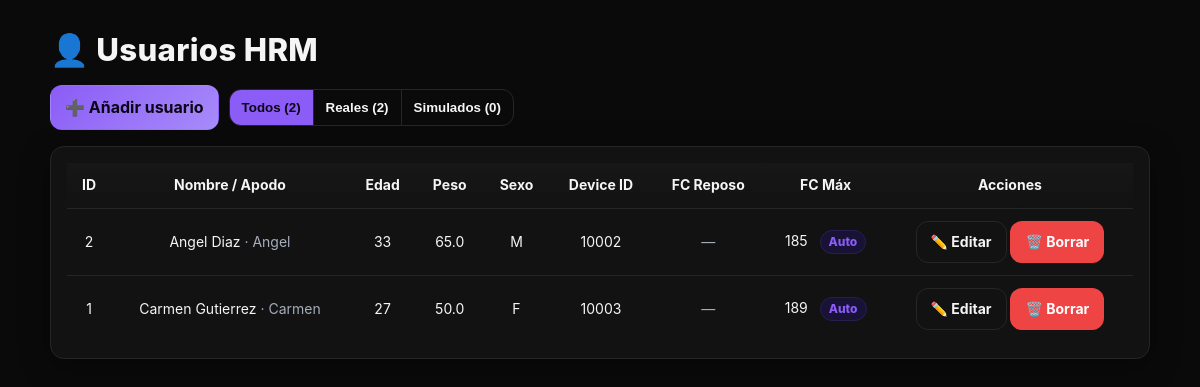
The app's page /users, older data.
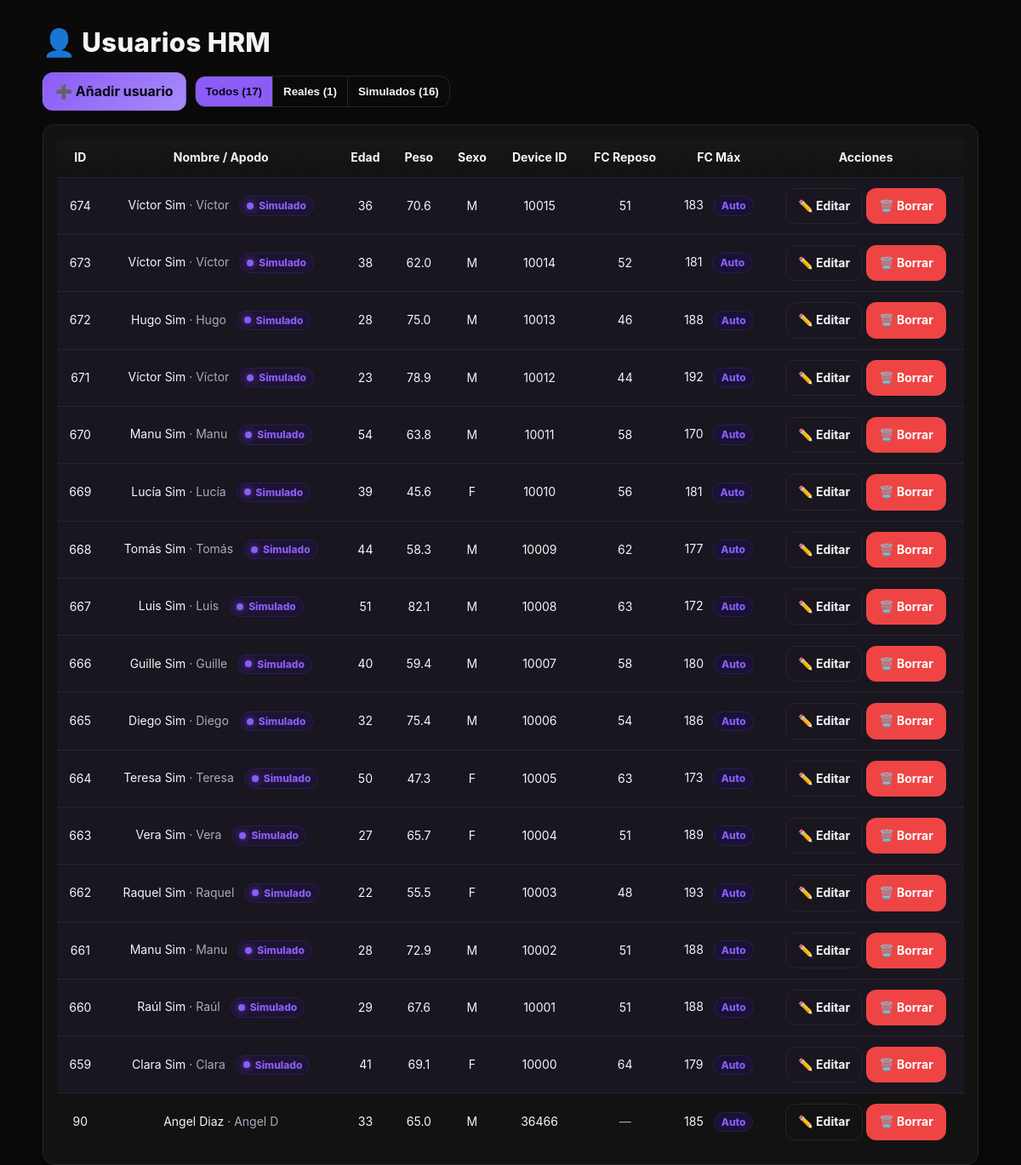
The same page, newer data.
### tables this page shows
CREATE TABLE users (
  id INTEGER PRIMARY KEY AUTOINCREMENT,
  nombre    TEXT NOT NULL,
  apellido  TEXT NOT NULL,
  apodo     TEXT NOT NULL,
  edad      INTEGER,
  peso      REAL,
  device_id INTEGER UNIQUE,
  sexo      TEXT,     -- 'M' o 'F'
  hr_rest   INTEGER,  -- FC en reposo (opcional)
  is_sim    INTEGER DEFAULT 0  -- 0=real, 1=simulado
, hr_max INTEGER);

### hr_server.py (the view)
@app.route("/users")
def users_list():
    users = db.list_users()
    return render_template("users.html", users=users)

### db.py (called while the page is built)
@contextmanager
def get_conn():
    DB_PATH.parent.mkdir(parents=True, exist_ok=True)
    conn = sqlite3.connect(DB_PATH)
    try:
        yield conn
    finally:
        conn.close()

def _ensure_schema():
    with get_conn() as conn:
        conn.execute(SCHEMA)
        cols = {r[1] for r in conn.execute("PRAGMA table_info(users)").fetchall()}
        if "sexo" not in cols:
            conn.execute("ALTER TABLE users ADD COLUMN sexo TEXT")
        if "hr_rest" not in cols:
            conn.execute("ALTER TABLE users ADD COLUMN hr_rest INTEGER")
        if "hr_max" not in cols:
            conn.execute("ALTER TABLE users ADD COLUMN hr_max INTEGER")
        if "is_sim" not in cols:
            conn.execute("ALTER TABLE users ADD COLUMN is_sim INTEGER DEFAULT 0")
        if "dob" not in cols:
            conn.execute("ALTER TABLE users ADD COLUMN dob TEXT")
        if "hr_max_auto" not in cols:
            conn.execute("ALTER TABLE users ADD COLUMN hr_max_auto INTEGER DEFAULT 1")
        conn.execute(IDX)
        conn.commit()

### hr_server.py (called while the page is built, shortened)
def age_from_dob(dob_str):
    if not dob_str:
        return None

def tanaka_from_dob(dob_str):
    a = age_from_dob(dob_str)
    return tanaka_from_age(a)

### templates/users.html (shortened to what this page needs)
<!doctype html>
<html lang="es">
<head>
  <link rel="stylesheet" href="/static/brand.css">
</head>
<body>
  <div class="wrap">
    <h1>👤 Usuarios HRM</h1>
    <div class="toolbar">
      <a class="btn btn-accent" href="{{ url_for('add_user') }}">➕ Añadir usuario</a>
      <div class="filters" role="group" aria-label="Filtro">
        <button type="button" class="active" data-filter="all" id="btn-all">Todos (0)</button>
        <button type="button" data-filter="real" id="btn-real">Reales (0)</button>
        <button type="button" data-filter="sim" id="btn-sim">Simulados (0)</button>
      </div>
    </div>
    <div class="panel card-pad table-wrap">
      <table id="tab">
        <thead>
          <tr>
            <th>ID</th>
            <th>Nombre / Apodo</th>
            <th>Edad</th>
            <th>Peso</th>
            <th>Sexo</th>
            <th>Device ID</th>
            <th>FC Reposo</th>
            <th>FC Máx</th>
            <th>Acciones</th>
          </tr>
        </thead>
        <tbody>
          {% for u in users %}
          {% set edad_disp = (u.dob|age_from_dob) or u.edad %}
          {% set hrmax_disp = u.hr_max if u.hr_max else ((u.dob|tanaka_dob) or (u.edad|tanaka)) %}
          <tr class="{{ 'sim' if u.is_sim else '' }}" data-is-sim="{{ 1 if u.is_sim else 0 }}">
            <td>{{ u.id }}</td>
            <td>
              {{ u.nombre }} {{ u.apellido }}
              {% if u.apodo %} <span class="muted">· {{ u.apodo }}</span>{% endif %}
              {% if u.is_sim %}
                <span class="badge" title="Usuario simulado">
                  <span class="dot"></span> Simulado
                </span>
              {% endif %}
            </td>
            <td class="{{ 'muted' if not edad_disp }}">{{ edad_disp or '—' }}</td>
            <td class="{{ 'muted' if not u.peso }}">{{ u.peso or '—' }}</td>
            <td class="{{ 'muted' if not u.sexo }}">{{ u.sexo or '—' }}</td>
            <td class="{{ 'muted' if not u.device_id }}">{{ u.device_id or '—' }}</td>
            <td class="{{ 'muted' if not u.hr_rest }}">{{ u.hr_rest or '—' }}</td>
            <td class="{{ 'muted' if not hrmax_disp }}">
              {{ hrmax_disp or '—' }}
              {% if hrmax_disp %}
                {% if u.hr_max_auto == 1 %}
                  <span class="badge badge-pill badge-inline badge-auto" title="Calculada automáticamente (Tanaka)">Auto</span>
                {% else %}
                  <span class="badge badge-pill badge-inline badge-manual" title="Valor manual (no se ajusta con la edad)">Manual</span>
                {% endif %}
              {% endif %}
            </td>
            <td>
              <a class="btn btn-ghost" href="{{ url_for('edit_user', user_id=u.id) }}">✏️ Editar</a>
              <a class="btn btn-danger" href="{{ url_for('delete_user', user_id=u.id) }}"
                 onclick="return confirm('¿Borrar usuario &quot;{{ u.apodo or u.nombre }}&quot;?')">🗑️ Borrar</a>
            </td>
          </tr>
          {% endfor %}
        </tbody>
      </table>
    </div>
  </div>
</body>
</html>

Row changes from the older to the newer data that the page shows:
removed users: id "2", nombre "Angel", apellido "Diaz", apodo "Angel", edad "33", peso "65.0", sexo "M", device "10002", hr_rest "—", hrmax_disp "185", hr_max_auto "Auto", is_sim 0 (drawn)
removed users: id "1", nombre "Carmen", apellido "Gutierrez", apodo "Carmen", edad "27", peso "50.0", sexo "F", device "10003", hr_rest "—", hrmax_disp "189", hr_max_auto "Auto", is_sim 0 (drawn)
added users: id "674", nombre "Víctor", apellido "Sim", apodo "Víctor", is_sim 1 (drawn), edad "36", peso "70.6", sexo "M", device "10015", hr_rest "51", hrmax_disp "183", hr_max_auto "Auto"
added users: id "673", nombre "Víctor", apellido "Sim", apodo "Víctor", is_sim 1 (drawn), edad "38", peso "62.0", sexo "M", device "10014", hr_rest "52", hrmax_disp "181", hr_max_auto "Auto"
added users: id "672", nombre "Hugo", apellido "Sim", apodo "Hugo", is_sim 1 (drawn), edad "28", peso "75.0", sexo "M", device "10013", hr_rest "46", hrmax_disp "188", hr_max_auto "Auto"
added users: id "671", nombre "Víctor", apellido "Sim", apodo "Víctor", is_sim 1 (drawn), edad "23", peso "78.9", sexo "M", device "10012", hr_rest "44", hrmax_disp "192", hr_max_auto "Auto"
added users: id "670", nombre "Manu", apellido "Sim", apodo "Manu", is_sim 1 (drawn), edad "54", peso "63.8", sexo "M", device "10011", hr_rest "58", hrmax_disp "170", hr_max_auto "Auto"
added users: id "669", nombre "Lucía", apellido "Sim", apodo "Lucía", is_sim 1 (drawn), edad "39", peso "45.6", sexo "F", device "10010", hr_rest "56", hrmax_disp "181", hr_max_auto "Auto"
added users: id "668", nombre "Tomás", apellido "Sim", apodo "Tomás", is_sim 1 (drawn), edad "44", peso "58.3", sexo "M", device "10009", hr_rest "62", hrmax_disp "177", hr_max_auto "Auto"
added users: id "667", nombre "Luis", apellido "Sim", apodo "Luis", is_sim 1 (drawn), edad "51", peso "82.1", sexo "M", device "10008", hr_rest "63", hrmax_disp "172", hr_max_auto "Auto"
added users: id "666", nombre "Guille", apellido "Sim", apodo "Guille", is_sim 1 (drawn), edad "40", peso "59.4", sexo "M", device "10007", hr_rest "58", hrmax_disp "180", hr_max_auto "Auto"
added users: id "665", nombre "Diego", apellido "Sim", apodo "Diego", is_sim 1 (drawn), edad "32", peso "75.4", sexo "M", device "10006", hr_rest "54", hrmax_disp "186", hr_max_auto "Auto"
added users: id "664", nombre "Teresa", apellido "Sim", apodo "Teresa", is_sim 1 (drawn), edad "50", peso "47.3", sexo "F", device "10005", hr_rest "63", hrmax_disp "173", hr_max_auto "Auto"
added users: id "663", nombre "Vera", apellido "Sim", apodo "Vera", is_sim 1 (drawn), edad "27", peso "65.7", sexo "F", device "10004", hr_rest "51", hrmax_disp "189", hr_max_auto "Auto"
added users: id "662", nombre "Raquel", apellido "Sim", apodo "Raquel", is_sim 1 (drawn), edad "22", peso "55.5", sexo "F", device "10003", hr_rest "48", hrmax_disp "193", hr_max_auto "Auto"
added users: id "661", nombre "Manu", apellido "Sim", apodo "Manu", is_sim 1 (drawn), edad "28", peso "72.9", sexo "M", device "10002", hr_rest "51", hrmax_disp "188", hr_max_auto "Auto"
added users: id "660", nombre "Raúl", apellido "Sim", apodo "Raúl", is_sim 1 (drawn), edad "29", peso "67.6", sexo "M", device "10001", hr_rest "51", hrmax_disp "188", hr_max_auto "Auto"
added users: id "659", nombre "Clara", apellido "Sim", apodo "Clara", is_sim 1 (drawn), edad "41", peso "69.1", sexo "F", device "10000", hr_rest "64", hrmax_disp "179", hr_max_auto "Auto"
added users: id "90", nombre "Angel", apellido "Diaz", apodo "Angel D", edad "33", peso "65.0", sexo "M", device "36466", hr_rest "—", hrmax_disp "185", hr_max_auto "Auto", is_sim 0 (drawn)
Text that changed along with them:
text written by a page script: "Todos (2)" → "Todos (17)"
text written by a page script: "Reales (2)" → "Reales (1)"
text written by a page script: "Simulados (0)" → "Simulados (16)"
